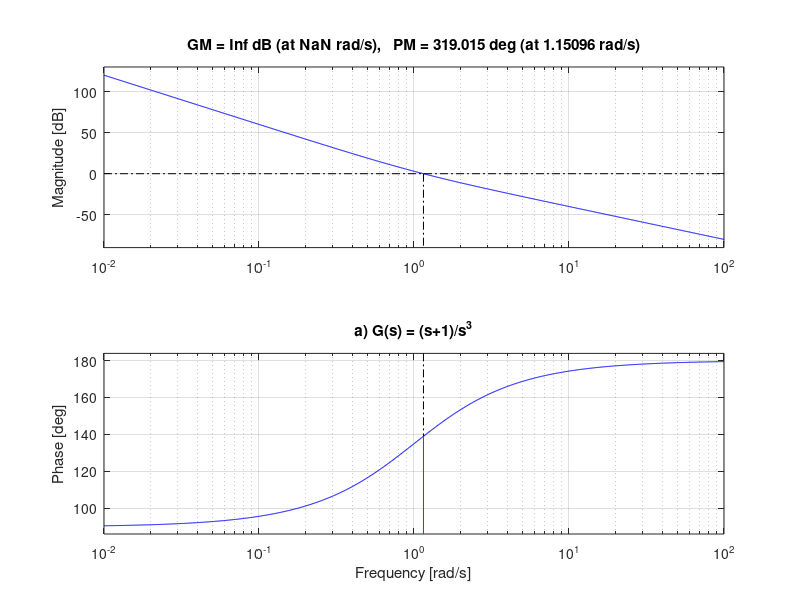
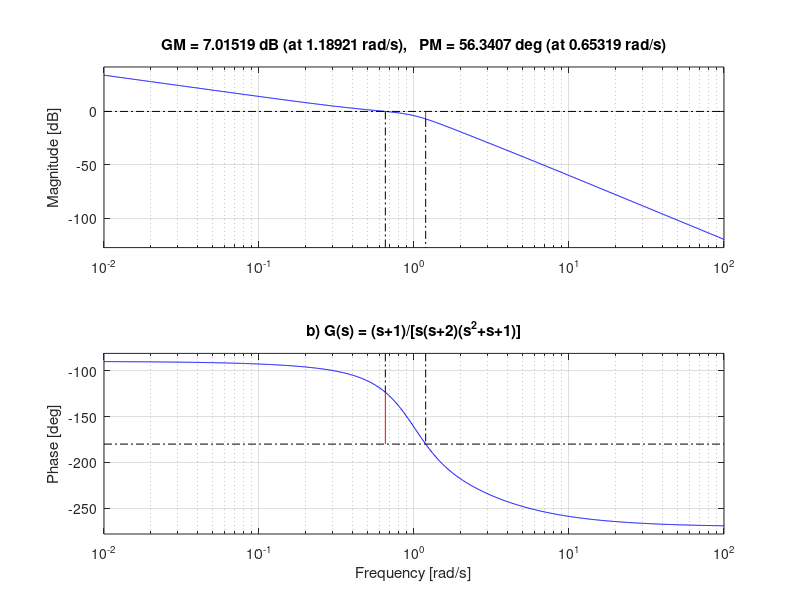
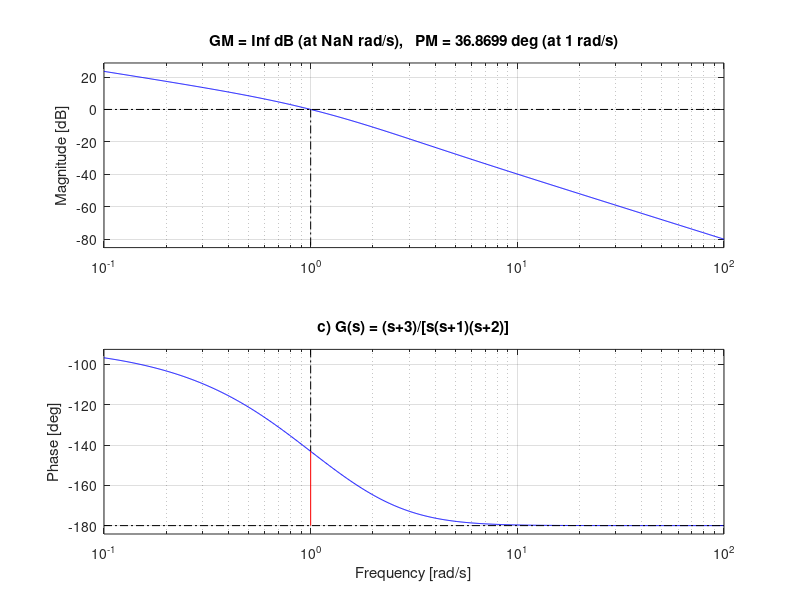
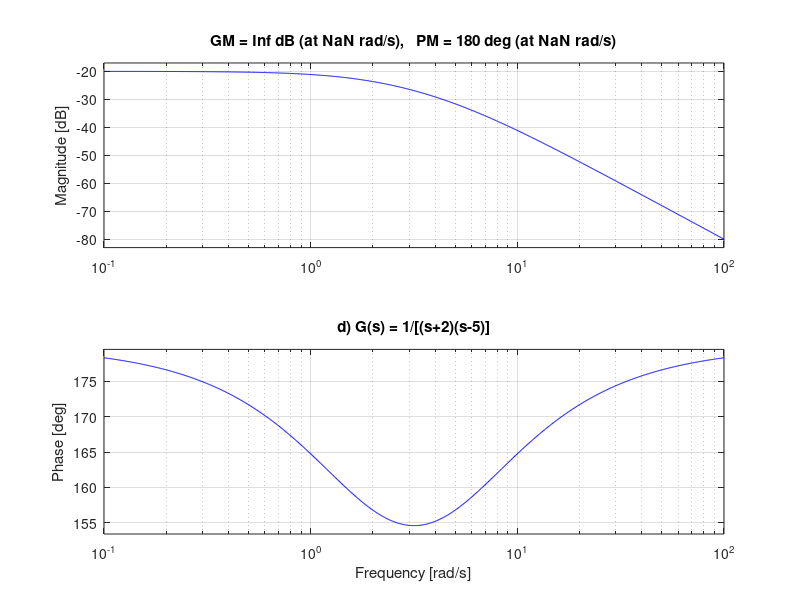

Write the MATLAB code that produced these figures, in order.
clc;
clear;
close all;

%% =====================================
% ITEM 1 - BODE Y MARGENES (k = 1)
%% =====================================

s = tf('s');
k = 1;

%% =====================================
% a) G(s) = (s+1)/s^3
%% =====================================

L = (k*(s+1))/(s^3);

figure;
margin(L);
grid on;
title('a) G(s) = (s+1)/s^3');

[Gm,Pm,Wcg,Wcp] = margin(L);

fprintf('\n========== a) ==========\n');
fprintf('Margen de Fase: %.2f grados\n',Pm);
fprintf('Frecuencia de cruce de ganancia: %.4f rad/s\n',Wcp);

if isinf(Gm)
    fprintf('Margen de Ganancia: Infinito\n');
else
    fprintf('Margen de Ganancia: %.2f dB\n',20*log10(Gm));
    fprintf('Frecuencia de cruce de fase: %.4f rad/s\n',Wcg);
end

%% =====================================
% b) G(s) = (s+1)/[s(s+2)(s^2+s+1)]
%% =====================================

L = (k*(s+1))/(s*(s+2)*(s^2+s+1));

figure;
margin(L);
grid on;
title('b) G(s) = (s+1)/[s(s+2)(s^2+s+1)]');

[Gm,Pm,Wcg,Wcp] = margin(L);

fprintf('\n========== b) ==========\n');
fprintf('Margen de Fase: %.2f grados\n',Pm);
fprintf('Frecuencia de cruce de ganancia: %.4f rad/s\n',Wcp);

if isinf(Gm)
    fprintf('Margen de Ganancia: Infinito\n');
else
    fprintf('Margen de Ganancia: %.2f dB\n',20*log10(Gm));
    fprintf('Frecuencia de cruce de fase: %.4f rad/s\n',Wcg);
end

%% =====================================
% c) G(s) = (s+3)/[s(s+1)(s+2)]
%% =====================================

L = (k*(s+3))/(s*(s+1)*(s+2));

figure;
margin(L);
grid on;
title('c) G(s) = (s+3)/[s(s+1)(s+2)]');

%% =====================================
% d) G(s) = 1/[(s+2)(s-5)]
%% =====================================

L = k/((s+2)*(s-5));

figure;
margin(L);
grid on;
title('d) G(s) = 1/[(s+2)(s-5)]');

%% =====================================
% e) G(s) = (s+1)/[(s+5)(s^2-9)]
%% =====================================

L = (k*(s+1))/((s+5)*(s^2-9));

figure;
margin(L);
grid on;
title('e) G(s) = (s+1)/[(s+5)(s^2-9)]');

%% =====================================
% f) G(s) = (s+1)/[s(s-1)]
%% =====================================

L = (k*(s+1))/(s*(s-1));

figure;
margin(L);
grid on;
title('f) G(s) = (s+1)/[s(s-1)]');
